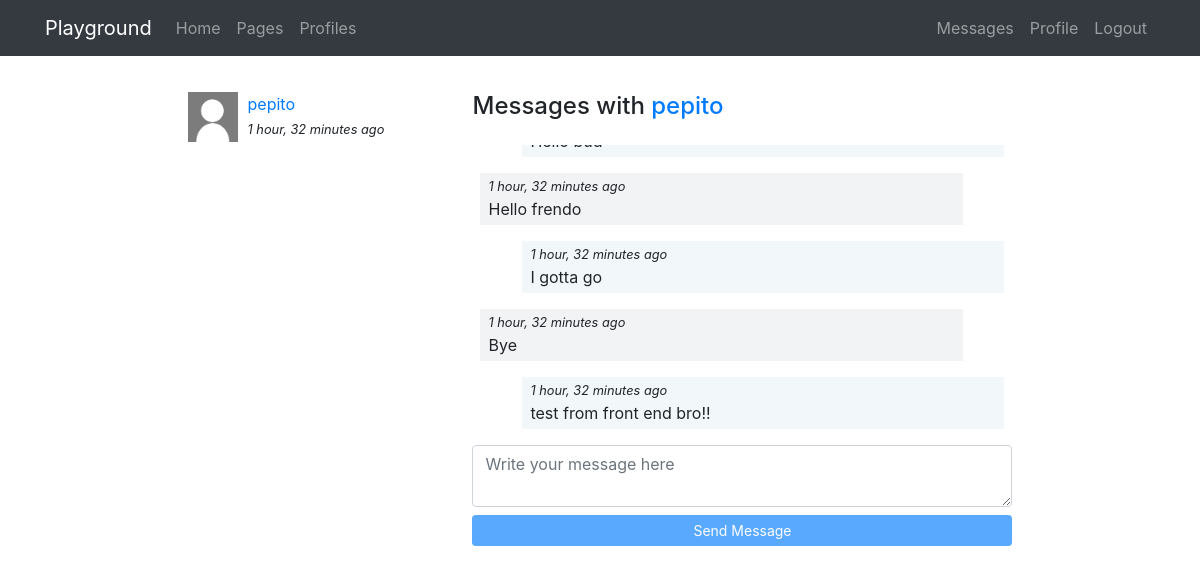
The page /messenger/thread/1 (signed in) on the database as committed earlier.
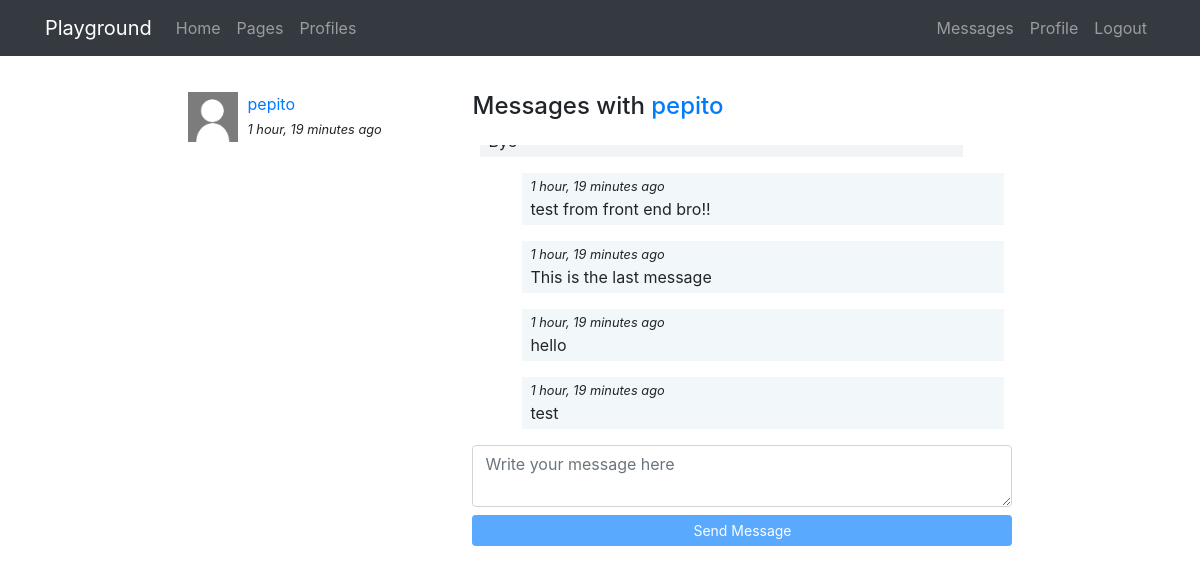
The same page on the database as committed later.
### messenger/models.py (models this page shows)
class Thread(models.Model):
    users = models.ManyToManyField(User, related_name='threads')
    messages = models.ManyToManyField(Message)
    updated = models.DateTimeField(auto_now=True)
    objects = ThreadManager()
    class Meta:
        ordering = ['-updated']

class Message(models.Model):
    user = models.ForeignKey(User, on_delete=models.CASCADE)
    content = models.TextField()
    created = models.DateTimeField(auto_now_add=True)
    class Meta:
        ordering = ['created']

### messenger/views.py (the view)
# urls.py: path('thread/<int:pk>', ThreadDetail.as_view(), name='detail'),
@method_decorator(login_required, name='dispatch')
class ThreadDetail(DetailView):
    model = Thread
    def get_object(self):
        obj = super(ThreadDetail, self).get_object()
        if self.request.user not in obj.users.all():
            raise Http404()
        return obj

### messenger/templates/messenger/thread_detail.html (shortened to what this page needs)
{% extends 'core/base.html' %}
{% load static %}
{% block content %}
<main role="main">
  <div class="container">
    <div class="row mt-3">
      <div class="col-md-9 mx-auto mb-5">
        <div class="row">
          <div class="col-md-4">
            {% for thread in request.user.threads.all %}
              {% if thread.messages.all|length > 0 %}
                <div class="mb-3">
                  {% for user in thread.users.all %}
                    {% if user != request.user %}
                      {% if user.profile.avatar %}
                        <img src="{{user.profile.avatar.url}}" class="avatar">
                      {% else %}
                        <img src="{% static 'registration/img/no-avatar.jpg' %}" class="avatar">
                      {% endif %}
                      <div>
                        <a href="{% url 'messenger:detail' thread.pk %}">{{user}}</a><br>
                        <small><i>{{thread.messages.last.created|timesince}} ago</i></small>
                      </div>
                    {% endif %}
                  {% endfor %}
                </div>
              {% endif %}
            {% endfor %}
          </div>
          <div class="col-md-8">
            {% for user in thread.users.all %}
              {% if user != request.user %}
                <h4 class="mb-4">Messages with <a href="{% url 'profiles:detail' user %} ">{{user}}</a></h4>
              {% endif %}
            {% endfor %}
            <div class="thread" id="thread">
              {% for message in object.messages.all %}
                <div {% if request.user == message.user %}class="mine mb-3"{% else %}class="other mb-3"{% endif %}>
                  <small><i>{{thread.messages.last.created|timesince}} ago</i></small><br>
                  {{message.content}}
                </div>
              {% endfor %}
            </div>
            <textarea id="content" class='form-control mb-2' rows='2' placeholder='Write your message here'></textarea>
            <button id='send' class='btn btn-primary btn-sm btn-block' disabled>Send Message</button>
          </div>
        </div>
    </div>
  </div>
</main>
{% endblock %}

Rows that differ between the two databases and show on the page:
no longer on this page (row unchanged): Message: {{ thread.messages.last.created|timesince }} "1 hour, 32 minutes", content "Hello frendo"
no longer on this page (row unchanged): Message: {{ thread.messages.last.created|timesince }} "1 hour, 32 minutes", content "I gotta go"
no longer on this page (row unchanged): Message: {{ thread.messages.last.created|timesince }} "1 hour, 32 minutes", content "Bye"
computed for Thread: messages.last.created "1 hour, 32 minutes" → "1 hour, 19 minutes"
added Message: {{ thread.messages.last.created|timesince }} "1 hour, 19 minutes", content "This is the last message"
added Message: {{ thread.messages.last.created|timesince }} "1 hour, 19 minutes", content "hello"
added Message: {{ thread.messages.last.created|timesince }} "1 hour, 19 minutes", content "test"
